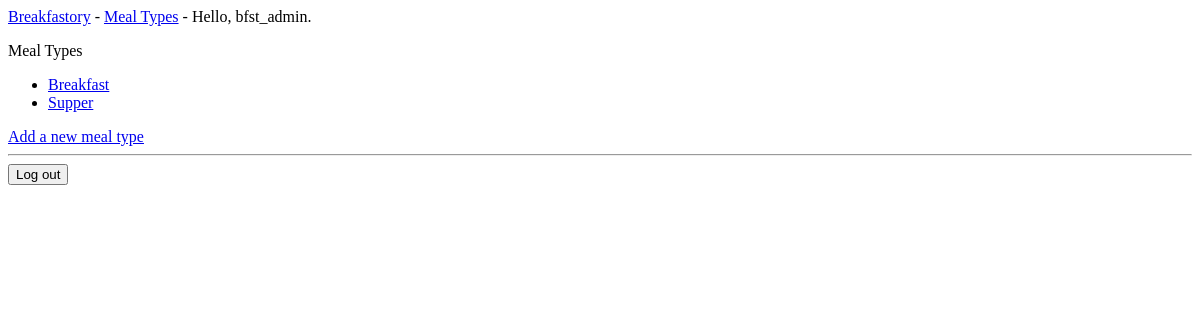
Page /meal_types/ (signed in) on the earlier database version.
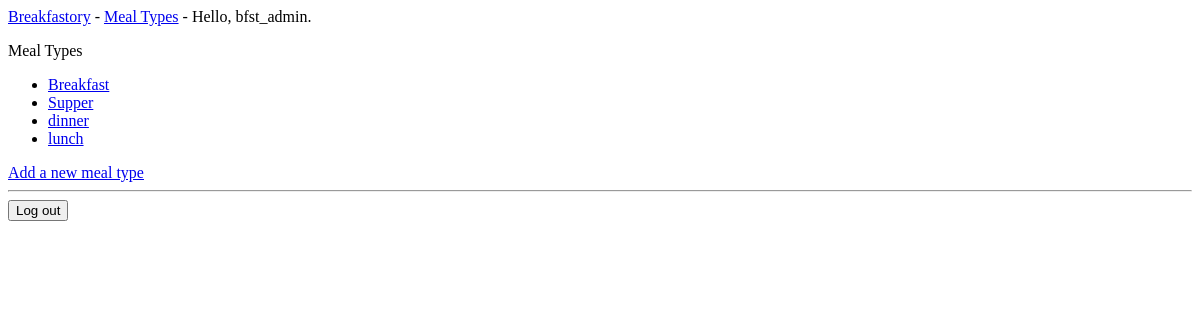
Same page on the later database version.
### breakfastory/models.py (models this page shows, shortened)
class MealType(models.Model):
    text = models.CharField(max_length=200)
    date_added = models.DateTimeField(auto_now_add=True)
    owner = models.ForeignKey(User, on_delete=models.CASCADE)
    class Meta:
        verbose_name_plural = 'Meal Types'

### breakfastory/views.py (the view)
# urls.py: path('meal_types/', views.meal_types, name='meal_types'),
@login_required
def meal_types(request):
    meal_types = MealType.objects.filter(owner=request.user).order_by('date_added')
    context = {'meal_types': meal_types}
    return render(request, 'breakfastory/meal_types.html', context)

### breakfastory/templates/breakfastory/meal_types.html
{% extends 'breakfastory/base.html' %}
{% block content %}
  <p>Meal Types</p>
  <ul>
    {% for meal_type in meal_types %}
      <li>
        <a href="{% url 'breakfastory:meal_type' meal_type.id %}">
          {{ meal_type.text }}</a>
      </li>
    {% empty %}
      <li>No meal types have been added yet.</li>
    {% endfor %}
  </ul>
  <a href="{% url 'breakfastory:new_meal_type' %}">Add a new meal type</a>
{% endblock content %}

Differences in the rows shown:
added MealType: text "dinner"
added MealType: text "lunch"
